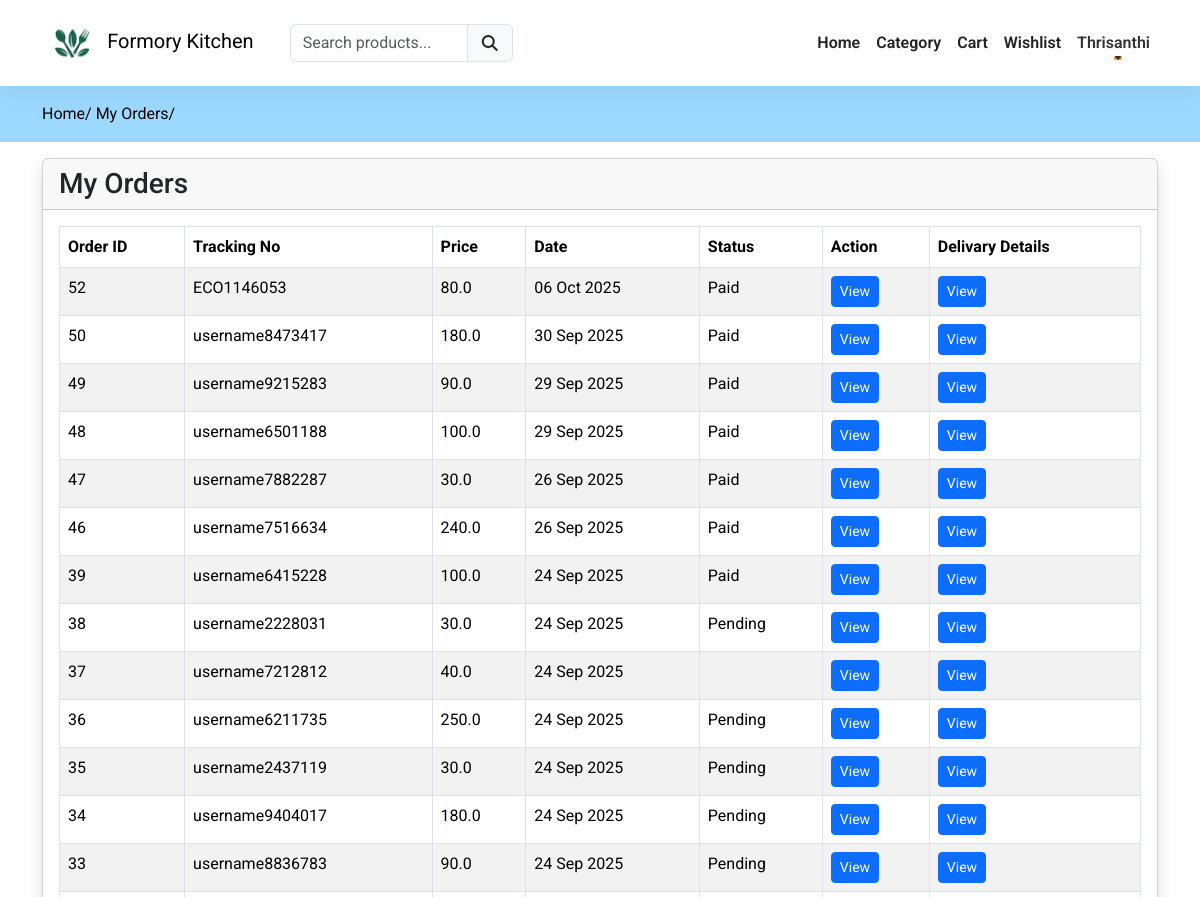
The page /my-orders (signed in, upper part) on the database as committed earlier.
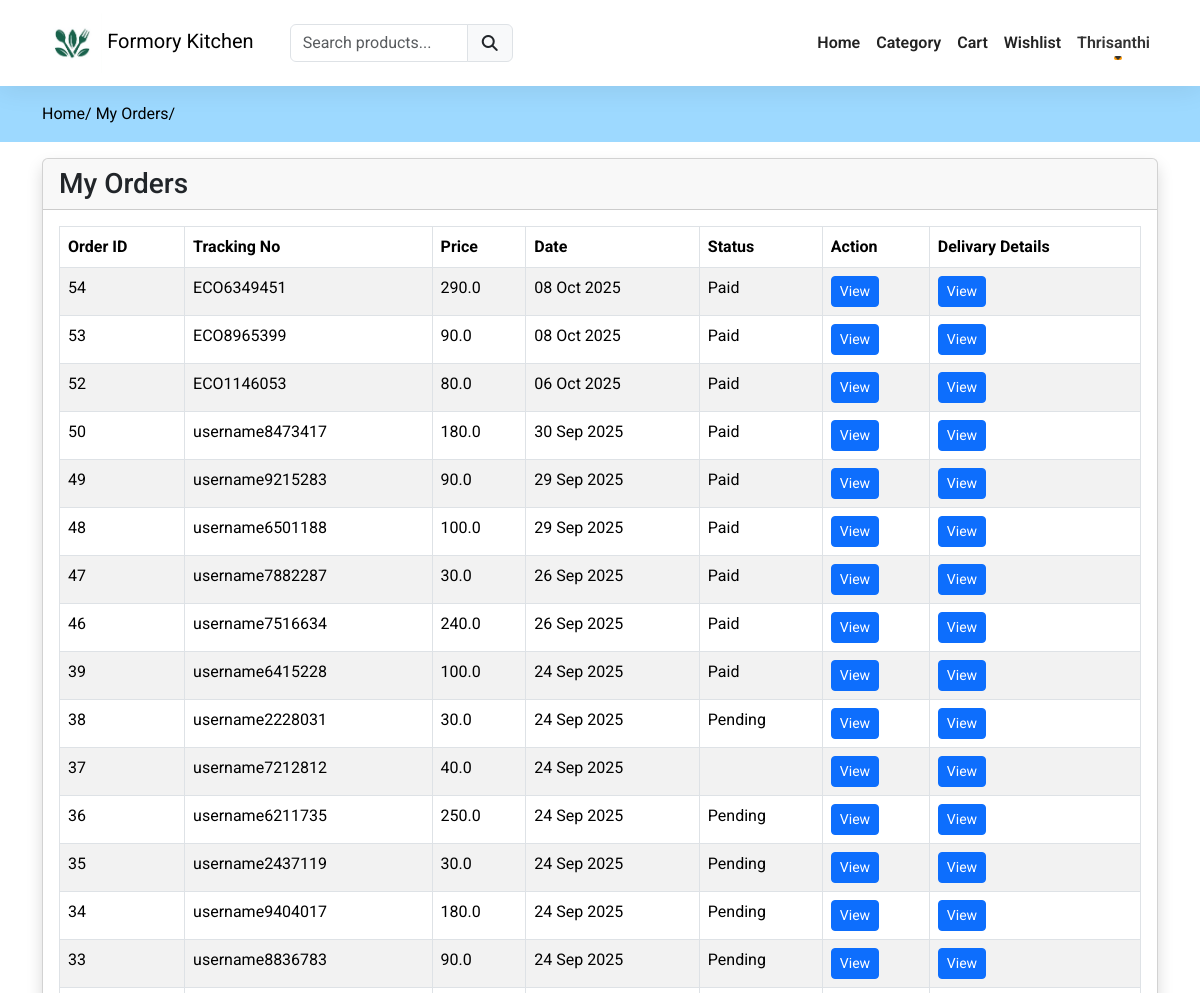
The same page on the database as committed later.
### formoryapp/models.py (models this page shows, shortened)
class Order(models.Model):
    user = models.ForeignKey(User,on_delete=models.CASCADE)
    fname = models.CharField(max_length=150,null=False)
    lname = models.CharField(max_length=150,null=False)
    email = models.CharField(max_length=150,null=False)
    phone = models.CharField(max_length=150,null=False)
    address = models.TextField(null=False)
    city = models.CharField(max_length=150,null=False)
    state = models.CharField(max_length=150,null=False)
    country = models.CharField(max_length=150,null=False)
    pincode = models.CharField(max_length=150,null=False)
    total_price = models.FloatField(null=False)
    payment_mode = models.CharField(max_length=150,null=False)
    payment_id = models.CharField(max_length=250,null=True)
    razorpay_order_id = models.CharField(max_length=250, null=True, blank=True)  # add this field
    orderstatus = (
        ('Pending','Pending'),
        ('Out for Shipping','Out for Shipping'),
        ('Completed','Completed'),
    )
    status = models.CharField(max_length=150,choices=orderstatus,default='Paid')
    message = models.TextField(null=True)
    tracking_no = models.CharField(max_length=150,null=True)
    created_at = models.DateTimeField(auto_now_add=True)
    updated_at = models.DateTimeField(auto_now=True)

### formoryapp/controller/orders.py (the view)
# urls.py: path('my-orders',orders.index,name="myorders"),
@login_required(login_url='loginpage')
def index(request):
    orders = Order.objects.filter(user=request.user).order_by('-id')
    context = {'orders': orders}
    return render(request, 'orders.html', context)

### formoryapp/templates/orders.html
{% extends "main.html" %}
{% block content %}
<div class="py-3" style="background-color:#9dd9ff">
    <div class="container">
        <a class="text-black" href="{% url 'formoryhome' %}">Home/</a>
        <a class="text-black" href="{% url 'myorders' %}">My Orders/</a>
    </div>
</div>
<div class="container mt-3">
    <div class="row">
        <div class="col-md-12">
            <div class="card shadow">
                <div class="card-header">
                    <h3 class="mb-0">My Orders</h3>
                </div>
                <div class="card-body">
                    <div class="table-responsive">
                        <table class="table table-bordered table-striped">
                            <thead>
                                <tr>
                                    <th>Order ID</th>
                                    <th>Tracking No</th>
                                    <th>Price</th>
                                    <th>Date</th>
                                    <th>Status</th>
                                    <th>Action</th>
                                    <th>Delivary Details</th>
                                </tr>
                            </thead>
                            <tbody>
                                {% if orders %}
                                    {% for item in orders %}
                                        <tr>
                                            <td>{{ item.id }}</td>
                                            <td>{{ item.tracking_no }}</td>
                                            <td>{{ item.total_price }}</td>
                                            <td>{{ item.created_at|date:"d M Y" }}</td>
                                            <td>{{ item.status }}</td>
                                            <td>
                                                <a href="{% url 'orderview' item.tracking_no %}"
                                                   class="btn btn-primary btn-sm">
                                                   View
                                                </a>
                                            </td>
                                            <td>
                                                <a href="{% url 'delivery_list' %}"
                                                   class="btn btn-primary btn-sm">
                                                   View
                                                </a>
                                            </td>
                                        </tr>
                                    {% endfor %}
                                {% else %}
                                    <tr>
                                        <td colspan="6" class="text-center">No Orders Available</td>
                                    </tr>
                                {% endif %}
                            </tbody>
                        </table>
                    </div>
                </div>
            </div>
        </div>
    </div>
</div>
{% endblock content %}

Rows that differ between the two databases and show on the page:
added Order: id "54", tracking_no "ECO6349451", total_price "290.0", created_at "08 Oct 2025", status "Paid"
added Order: id "53", tracking_no "ECO8965399", total_price "90.0", created_at "08 Oct 2025", status "Paid"
